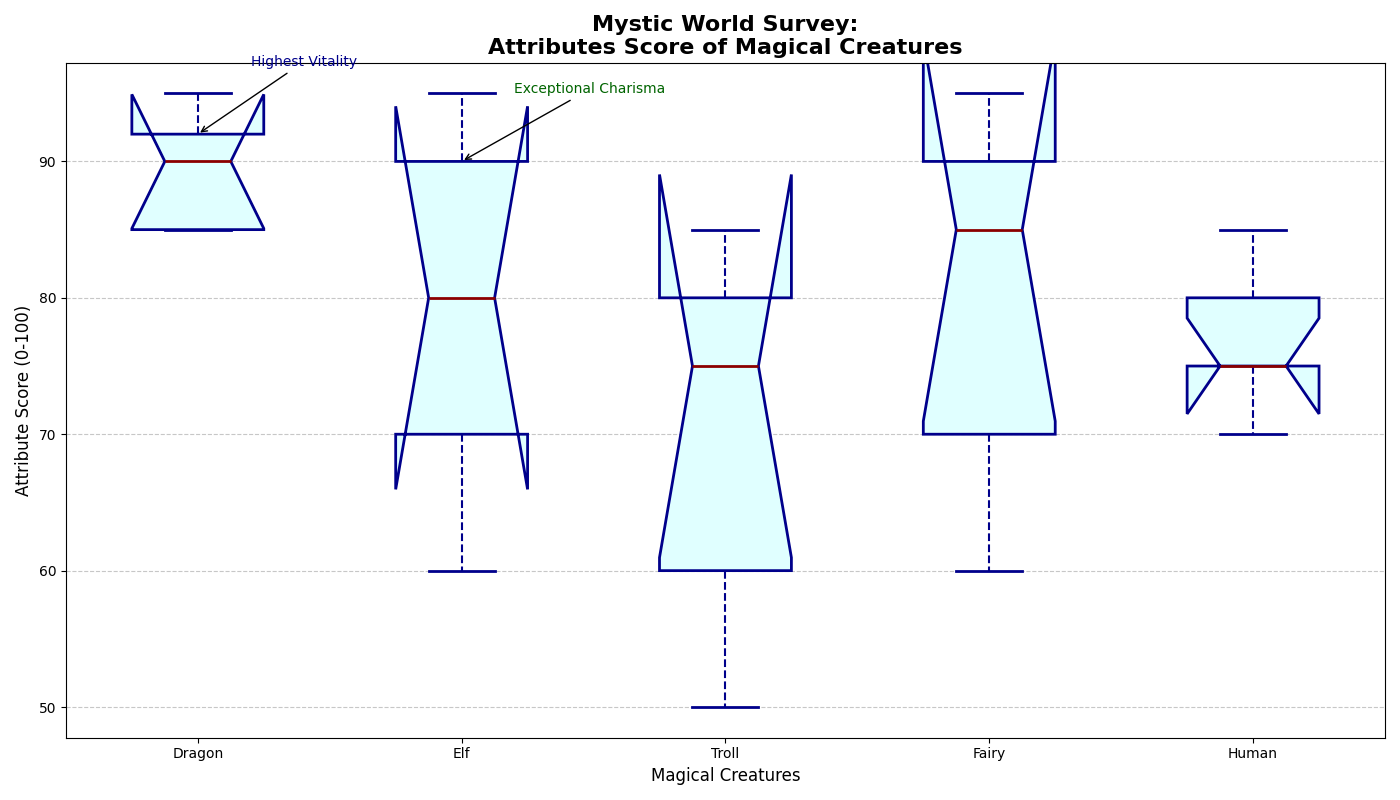

This chart was generated by the following Python code:
import matplotlib.pyplot as plt
import numpy as np

# Backstory: Let's imagine a world where various magical creatures are scored by different attributes such as Strength, Intelligence, Agility, Vitality, and Charisma.
# We will plot a box plot to compare these scores for different creatures.

creatures = ['Dragon', 'Elf', 'Troll', 'Fairy', 'Human']

# Scores for each creature
scores = {
    'Dragon': [95, 85, 90, 92, 85],
    'Elf': [70, 95, 80, 60, 90],
    'Troll': [80, 60, 75, 85, 50],
    'Fairy': [60, 85, 95, 70, 90],
    'Human': [75, 80, 70, 75, 85]
}

# Prepare data for the box plot
box_plot_data = [scores[creature] for creature in creatures]

# Plot setup
fig, ax = plt.subplots(figsize=(14, 8))

# Customizing the boxplot
boxprops = dict(linestyle='-', linewidth=2, color='darkblue', facecolor='lightcyan')
medianprops = dict(linestyle='-', linewidth=2, color='darkred')
whiskerprops = dict(linestyle='--', linewidth=1.5, color='darkblue')
capprops = dict(linestyle='-', linewidth=2, color='darkblue')

# Create the vertical box plot
ax.boxplot(box_plot_data, labels=creatures, patch_artist=True,
           boxprops=boxprops, medianprops=medianprops,
           whiskerprops=whiskerprops, capprops=capprops,
           flierprops=dict(marker='o', color='darkgreen', markersize=5, alpha=0.5),
           notch=True)

# Add plot details
ax.set_title("Mystic World Survey:\nAttributes Score of Magical Creatures", fontsize=16, fontweight='bold', loc='center')
ax.set_ylabel('Attribute Score (0-100)', fontsize=12)
ax.set_xlabel('Magical Creatures', fontsize=12)
ax.grid(axis='y', linestyle='--', alpha=0.7)

# Annotate observations
ax.annotate('Highest Vitality', xy=(1, scores['Dragon'][3]), xytext=(1.2, scores['Dragon'][3] + 5),
            arrowprops=dict(facecolor='gray', arrowstyle='->'), fontsize=10, color='darkblue')
ax.annotate('Exceptional Charisma', xy=(2, scores['Elf'][4]), xytext=(2.2, scores['Elf'][4] + 5),
            arrowprops=dict(facecolor='gray', arrowstyle='->'), fontsize=10, color='darkgreen')

# Automatically adjust the layout
plt.tight_layout()

# Show the chart
plt.show()
